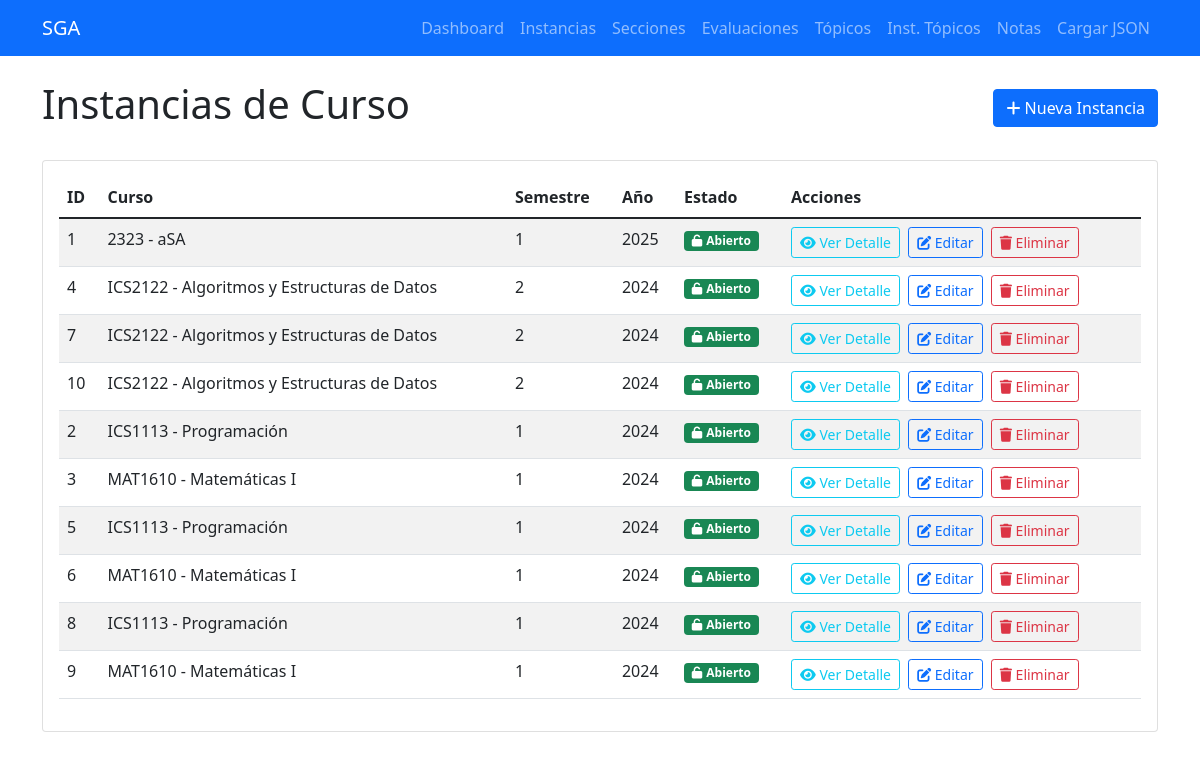
Screenshot of /instancias-curso with the database file from the repository.
### tables this page shows
CREATE TABLE instancias_curso (
            id INTEGER PRIMARY KEY AUTOINCREMENT,
            semestre INTEGER NOT NULL,
            anio INTEGER NOT NULL,
            curso_id INTEGER NOT NULL,
            created_at TIMESTAMP DEFAULT CURRENT_TIMESTAMP, cerrado BOOLEAN DEFAULT 0, fecha_cierre TIMESTAMP NULL,
            FOREIGN KEY (curso_id) REFERENCES cursos (id) ON DELETE CASCADE
        );

CREATE TABLE cursos (
            id INTEGER PRIMARY KEY AUTOINCREMENT,
            codigo TEXT UNIQUE NOT NULL,
            nombre TEXT NOT NULL,
            requisitos TEXT,
            created_at TIMESTAMP DEFAULT CURRENT_TIMESTAMP
        );

### routes/instancia_curso_routes.py (the view)
@instancia_curso_bp.route('/instancias-curso')
def listar_instancias():
    instancias = InstanciaCurso.obtener_todos()
    return render_template('instancias_curso/listar.html', instancias=instancias)

### db/database.py (called while the page is built)
def get_connection():
    return sqlite3.connect(DATABASE_PATH)

def execute_query(query, params=None):
    conn = get_connection()
    cursor = conn.cursor()
    if params:
        cursor.execute(query, params)
    else:
        cursor.execute(query)
    if query.strip().upper().startswith('SELECT'):
        results = cursor.fetchall()
    else:
        conn.commit()
        results = cursor.lastrowid
    conn.close()
    return results

### models/instancia_curso.py (called while the page is built)
    @classmethod
    def obtener_todos(cls):
        query = """
        SELECT ic.id, ic.semestre, ic.anio, ic.curso_id, c.codigo, c.nombre
        FROM instancias_curso ic
        JOIN cursos c ON ic.curso_id = c.id
        ORDER BY ic.anio DESC, ic.semestre DESC
        """
        resultados = execute_query(query)
        return [
            {
                'id': fila[0],
                'semestre': fila[1],
                'anio': fila[2],
                'curso_id': fila[3],
                'curso_codigo': fila[4],
                'curso_nombre': fila[5]
            }
            for fila in resultados
        ]

### templates/instancias_curso/listar.html (shortened to what this page needs)
{% extends "base.html" %}
{% block content %}
<div class="d-flex justify-content-between align-items-center mb-4">
    <h1>Instancias de Curso</h1>
    <a href="{{ url_for('instancia_curso.crear_instancia') }}" class="btn btn-primary">
        <i class="fas fa-plus"></i> Nueva Instancia
    </a>
</div>
<div class="card">
    <div class="card-body">
        {% if instancias %}
            <div class="table-responsive">
                <table class="table table-striped">                    <thead>
                        <tr>
                            <th>ID</th>
                            <th>Curso</th>
                            <th>Semestre</th>
                            <th>Año</th>
                            <th>Estado</th>
                            <th>Acciones</th>
                        </tr>
                    </thead>
                    <tbody>
                        {% for instancia in instancias %}
                        <tr>
                            <td>{{ instancia.id }}</td>
                            <td>{{ instancia.curso_codigo }} - {{ instancia.curso_nombre }}</td>
                            <td>{{ instancia.semestre }}</td>
                            <td>{{ instancia.anio }}</td>
                            <td>
                                {% if instancia.cerrado %}
                                    <span class="badge bg-danger">
                                        <i class="fas fa-lock me-1"></i>Cerrado
                                    </span>
                                    {% if instancia.fecha_cierre %}
                                    <br><small class="text-muted">{{ instancia.fecha_cierre }}</small>
                                    {% endif %}
                                {% else %}
                                    <span class="badge bg-success">
                                        <i class="fas fa-unlock me-1"></i>Abierto
                                    </span>
                                {% endif %}
                            </td>                            <td>
                                <a href="{{ url_for('instancia_curso.detalle_curso', id=instancia.id) }}"
                                   class="btn btn-sm btn-outline-info me-1">
                                    <i class="fas fa-eye"></i> Ver Detalle
                                </a>
                                {% if instancia.cerrado %}
                                    <span class="text-muted">
                                        <i class="fas fa-lock"></i> Curso cerrado
                                    </span>
                                {% else %}
                                    <a href="{{ url_for('instancia_curso.editar_instancia', id=instancia.id) }}"
                                       class="btn btn-sm btn-outline-primary me-1">
                                        <i class="fas fa-edit"></i> Editar
                                    </a>
                                    <form method="POST" action="{{ url_for('instancia_curso.eliminar_instancia', id=instancia.id) }}"
                                          class="d-inline" onsubmit="return confirm('¿Estás seguro?')">
                                        <button type="submit" class="btn btn-sm btn-outline-danger">
                                            <i class="fas fa-trash"></i> Eliminar
                                        </button>
                                    </form>
                                {% endif %}
                            </td>
                        </tr>
                        {% endfor %}
                    </tbody>
                </table>
            </div>
        {% endif %}
    </div>
</div>
{% endblock %}

### templates/base.html (shortened to what this page needs)
<!DOCTYPE html>
<html lang="es">
<head>
    <link href="https://cdn.jsdelivr.net/npm/bootstrap@5.1.3/dist/css/bootstrap.min.css" rel="stylesheet">
    <link href="https://cdnjs.cloudflare.com/ajax/libs/font-awesome/6.0.0/css/all.min.css" rel="stylesheet">
</head>
<body>
    <nav class="navbar navbar-expand-lg navbar-dark bg-primary">
        <div class="container">
            <a class="navbar-brand" href="{{ url_for('index') }}">SGA</a>
            <div class="navbar-nav">
                <a class="nav-link" href="/">Dashboard</a>
                <a class="nav-link" href="/instancias-curso">Instancias</a>
                <a class="nav-link" href="/secciones">Secciones</a>
                <a class="nav-link" href="/evaluaciones">Evaluaciones</a>
                <a class="nav-link" href="/topicos">Tópicos</a>
                <a class="nav-link" href="/instancias-topico">Inst. Tópicos</a>
                <a class="nav-link" href="/notas">Notas</a>
                <a class="nav-link" href="/cargar-json">Cargar JSON</a>
            </div>
        </div>
    </nav>
    <div class="container mt-4">
        {% block content %}{% endblock %}
    </div>
</body>
</html>

### rows the page displays
instancias_curso: id "1", curso_codigo "2323", curso_nombre "aSA", semestre "1", anio "2025"
instancias_curso: id "4", curso_codigo "ICS2122", curso_nombre "Algoritmos y Estructuras de Datos", semestre "2", anio "2024"
instancias_curso: id "7", curso_codigo "ICS2122", curso_nombre "Algoritmos y Estructuras de Datos", semestre "2", anio "2024"
instancias_curso: id "10", curso_codigo "ICS2122", curso_nombre "Algoritmos y Estructuras de Datos", semestre "2", anio "2024"
instancias_curso: id "2", curso_codigo "ICS1113", curso_nombre "Programación", semestre "1", anio "2024"
instancias_curso: id "3", curso_codigo "MAT1610", curso_nombre "Matemáticas I", semestre "1", anio "2024"
instancias_curso: id "5", curso_codigo "ICS1113", curso_nombre "Programación", semestre "1", anio "2024"
instancias_curso: id "6", curso_codigo "MAT1610", curso_nombre "Matemáticas I", semestre "1", anio "2024"
instancias_curso: id "8", curso_codigo "ICS1113", curso_nombre "Programación", semestre "1", anio "2024"
instancias_curso: id "9", curso_codigo "MAT1610", curso_nombre "Matemáticas I", semestre "1", anio "2024"
